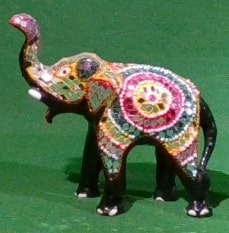
#> input picture img1.jpg, 229 x 233 px
$ python matcher.py
#> lines starting #> are read from the running program, lines starting #| are printed output that depends on the picture
from PIL import Image
import cv2
from matplotlib import pyplot as plt
import imagehash
import numpy as np


# [14 lines left out: function hash_matcher, not called in this run]


img1 = cv2.imread("img1.jpg")
#> img1 is the input picture: shape (233, 229, 3); mean B, G, R 76.9, 109.9, 80.5
img2 = cv2.imread("img2.jpg")
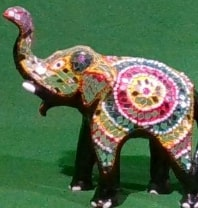
#> input picture img2.jpg, 198 x 208 px
#> img2 is the input picture: shape (208, 198, 3); mean B, G, R 78, 107.5, 86.2
large_img = cv2.imread("large_img.jpg")
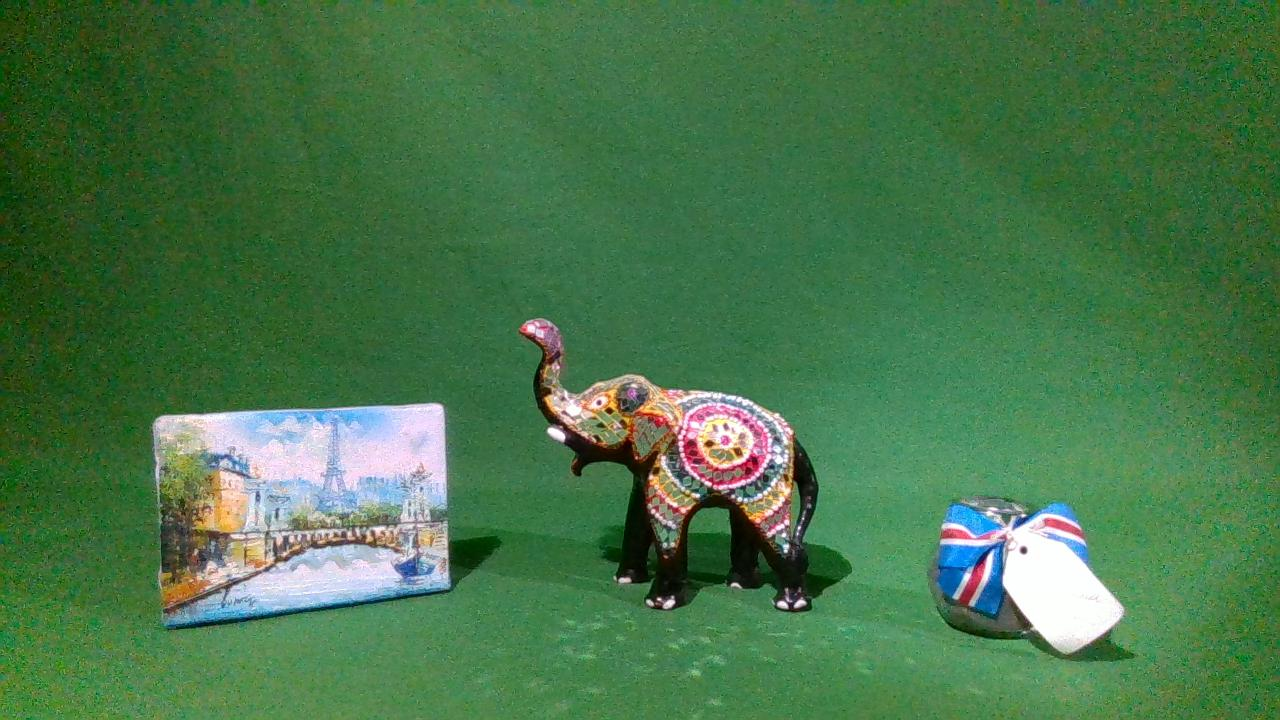
#> input picture large_img.jpg, 1280 x 720 px
#> large_img is the input picture: shape (720, 1280, 3); mean B, G, R 74.3, 117.8, 71.6


# [69 lines left out: functions orb_matcher, template_matcher, not called in this run]

# hash_matcher(img1, img2)
# orb_matcher(img1, img2)
# template_matcher(img1, img2)
